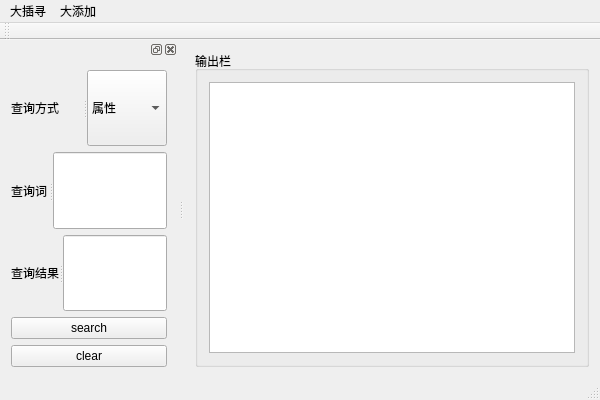
<?xml version="1.0" encoding="UTF-8"?>
<ui version="4.0">
 <class>PokemonSearchClass</class>
 <widget class="QMainWindow" name="PokemonSearchClass">
  <property name="geometry">
   <rect>
    <x>0</x>
    <y>0</y>
    <width>600</width>
    <height>400</height>
   </rect>
  </property>
  <property name="windowTitle">
   <string>PokemonSearch</string>
  </property>
  <widget class="QWidget" name="centralWidget">
   <layout class="QHBoxLayout" name="horizontalLayout">
    <item>
     <widget class="QGroupBox" name="groupBox">
      <property name="title">
       <string>输出栏</string>
      </property>
      <layout class="QHBoxLayout" name="horizontalLayout_2">
       <item>
        <widget class="QTextEdit" name="alltext"/>
       </item>
      </layout>
     </widget>
    </item>
   </layout>
  </widget>
  <widget class="QMenuBar" name="menuBar">
   <property name="geometry">
    <rect>
     <x>0</x>
     <y>0</y>
     <width>600</width>
     <height>33</height>
    </rect>
   </property>
   <widget class="QMenu" name="mainmenu">
    <property name="title">
     <string>大插寻</string>
    </property>
    <addaction name="separator"/>
   </widget>
   <widget class="QMenu" name="addmenu">
    <property name="title">
     <string>大添加</string>
    </property>
   </widget>
   <addaction name="mainmenu"/>
   <addaction name="addmenu"/>
  </widget>
  <widget class="QToolBar" name="mainToolBar">
   <attribute name="toolBarArea">
    <enum>TopToolBarArea</enum>
   </attribute>
   <attribute name="toolBarBreak">
    <bool>false</bool>
   </attribute>
  </widget>
  <widget class="QStatusBar" name="statusBar"/>
  <widget class="QDockWidget" name="dockWidget">
   <attribute name="dockWidgetArea">
    <number>1</number>
   </attribute>
   <widget class="QWidget" name="dockWidgetContents">
    <layout class="QVBoxLayout" name="verticalLayout_2">
     <item>
      <widget class="QSplitter" name="splitter_3">
       <property name="orientation">
        <enum>Qt::Orientation::Horizontal</enum>
       </property>
       <widget class="QLabel" name="label_2">
        <property name="text">
         <string>查询方式</string>
        </property>
       </widget>
       <widget class="QComboBox" name="Wayselect">
        <item>
         <property name="text">
          <string>属性</string>
         </property>
        </item>
        <item>
         <property name="text">
          <string>ID</string>
         </property>
        </item>
        <item>
         <property name="text">
          <string>名称</string>
         </property>
        </item>
       </widget>
      </widget>
     </item>
     <item>
      <widget class="QSplitter" name="splitter">
       <property name="orientation">
        <enum>Qt::Orientation::Horizontal</enum>
       </property>
       <widget class="QLabel" name="label1">
        <property name="text">
         <string>查询词</string>
        </property>
       </widget>
       <widget class="QLineEdit" name="searchline"/>
      </widget>
     </item>
     <item>
      <widget class="QSplitter" name="splitter_2">
       <property name="orientation">
        <enum>Qt::Orientation::Horizontal</enum>
       </property>
       <widget class="QLabel" name="label">
        <property name="text">
         <string>查询结果</string>
        </property>
       </widget>
       <widget class="QLineEdit" name="outline"/>
      </widget>
     </item>
     <item>
      <widget class="QPushButton" name="searchButton">
       <property name="text">
        <string>search</string>
       </property>
      </widget>
     </item>
     <item>
      <widget class="QPushButton" name="clearButton">
       <property name="text">
        <string>clear</string>
       </property>
      </widget>
     </item>
    </layout>
   </widget>
  </widget>
 </widget>
 <layoutdefault spacing="6" margin="11"/>
 <resources>
  <include location="PokemonSearch.qrc"/>
 </resources>
 <connections/>
</ui>
